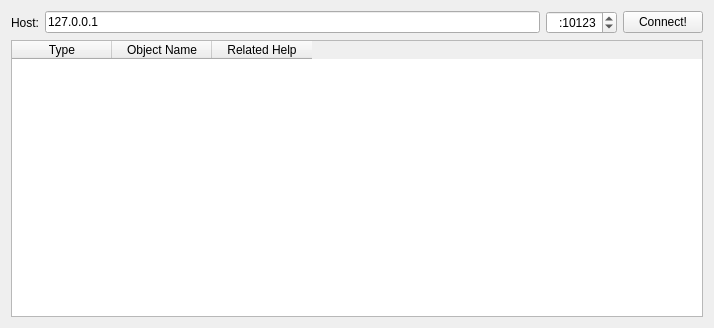
<?xml version="1.0" encoding="UTF-8"?>
<ui version="4.0">
 <class>conntest</class>
 <widget class="QWidget" name="conntest">
  <property name="geometry">
   <rect>
    <x>0</x>
    <y>0</y>
    <width>714</width>
    <height>328</height>
   </rect>
  </property>
  <property name="windowTitle">
   <string>Connection Test</string>
  </property>
  <layout class="QVBoxLayout" name="verticalLayout">
   <item>
    <layout class="QHBoxLayout" name="horizontalLayout_3">
     <item>
      <widget class="QLabel" name="label">
       <property name="text">
        <string>Host:</string>
       </property>
      </widget>
     </item>
     <item>
      <widget class="QLineEdit" name="txtHost">
       <property name="text">
        <string>127.0.0.1</string>
       </property>
      </widget>
     </item>
     <item>
      <widget class="QSpinBox" name="spnPort">
       <property name="alignment">
        <set>Qt::AlignRight|Qt::AlignTrailing|Qt::AlignVCenter</set>
       </property>
       <property name="prefix">
        <string>:</string>
       </property>
       <property name="minimum">
        <number>1</number>
       </property>
       <property name="maximum">
        <number>655535</number>
       </property>
       <property name="value">
        <number>10123</number>
       </property>
      </widget>
     </item>
     <item>
      <widget class="QPushButton" name="btnConnect">
       <property name="text">
        <string>Connect!</string>
       </property>
      </widget>
     </item>
    </layout>
   </item>
   <item>
    <widget class="QTableWidget" name="tableWidget">
     <column>
      <property name="text">
       <string>Type</string>
      </property>
     </column>
     <column>
      <property name="text">
       <string>Object Name</string>
      </property>
     </column>
     <column>
      <property name="text">
       <string>Related Help</string>
      </property>
     </column>
    </widget>
   </item>
  </layout>
 </widget>
 <resources/>
 <connections/>
</ui>
